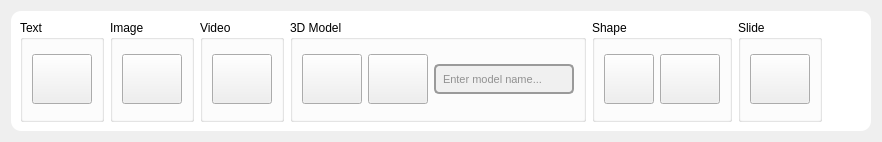
           <widget class="QWidget" name="insertionTab">
            <property name="sizePolicy">
             <sizepolicy hsizetype="Expanding" vsizetype="Preferred">
              <horstretch>0</horstretch>
              <verstretch>0</verstretch>
             </sizepolicy>
            </property>
            <property name="whatsThis">
             <string>&lt;html&gt;&lt;head/&gt;&lt;body&gt;&lt;p&gt;&lt;br/&gt;&lt;/p&gt;&lt;/body&gt;&lt;/html&gt;</string>
            </property>
            <property name="layoutDirection">
             <enum>Qt::LeftToRight</enum>
            </property>
            <attribute name="title">
             <string>     Insert       </string>
            </attribute>
            <layout class="QHBoxLayout" name="horizontalLayout_7">
             <item>
              <widget class="QFrame" name="frame_3">
               <property name="sizePolicy">
                <sizepolicy hsizetype="Expanding" vsizetype="Fixed">
                 <horstretch>0</horstretch>
                 <verstretch>0</verstretch>
                </sizepolicy>
               </property>
               <property name="minimumSize">
                <size>
                 <width>0</width>
                 <height>120</height>
                </size>
               </property>
               <property name="maximumSize">
                <size>
                 <width>16777215</width>
                 <height>120</height>
                </size>
               </property>
               <property name="styleSheet">
                <string notr="true">QFrame{
background-color:rgb(255, 255, 255);
border-radius:10;
}</string>
               </property>
               <property name="frameShape">
                <enum>QFrame::StyledPanel</enum>
               </property>
               <property name="frameShadow">
                <enum>QFrame::Raised</enum>
               </property>
               <layout class="QHBoxLayout" name="horizontalLayout_13">
                <item>
                 <widget class="QGroupBox" name="textGroupBox">
                  <property name="title">
                   <string>Text</string>
                  </property>
                  <layout class="QHBoxLayout" name="horizontalLayout_14">
                   <item>
                    <widget class="QPushButton" name="insertTextButton">
                     <property name="sizePolicy">
                      <sizepolicy hsizetype="Fixed" vsizetype="Fixed">
                       <horstretch>0</horstretch>
                       <verstretch>0</verstretch>
                      </sizepolicy>
                     </property>
                     <property name="minimumSize">
                      <size>
                       <width>60</width>
                       <height>40</height>
                      </size>
                     </property>
                     <property name="maximumSize">
                      <size>
                       <width>60</width>
                       <height>50</height>
                      </size>
                     </property>
                     <property name="toolTip">
                      <string>insert text zone</string>
                     </property>
                     <property name="text">
                      <string/>
                     </property>
                     <property name="icon">
                      <iconset resource="resources.qrc">
                       <normaloff>:/Icons/Icons/font.svg</normaloff>:/Icons/Icons/font.svg</iconset>
                     </property>
                     <property name="iconSize">
                      <size>
                       <width>45</width>
                       <height>45</height>
                      </size>
                     </property>
                    </widget>
                   </item>
                  </layout>
                 </widget>
                </item>
                <item>
                 <widget class="QGroupBox" name="imageGroupBox">
                  <property name="title">
                   <string>Image</string>
                  </property>
                  <layout class="QHBoxLayout" name="horizontalLayout_15">
                   <item>
                    <widget class="QPushButton" name="insertImageButton">
                     <property name="sizePolicy">
                      <sizepolicy hsizetype="Fixed" vsizetype="Fixed">
                       <horstretch>0</horstretch>
                       <verstretch>0</verstretch>
                      </sizepolicy>
                     </property>
                     <property name="minimumSize">
                      <size>
                       <width>60</width>
                       <height>50</height>
                      </size>
                     </property>
                     <property name="maximumSize">
                      <size>
                       <width>60</width>
                       <height>50</height>
                      </size>
                     </property>
                     <property name="toolTip">
                      <string>Insert image</string>
                     </property>
                     <property name="text">
                      <string/>
                     </property>
                     <property name="icon">
                      <iconset resource="resources.qrc">
                       <normaloff>:/Icons/Icons/Image.svg</normaloff>:/Icons/Icons/Image.svg</iconset>
                     </property>
                     <property name="iconSize">
                      <size>
                       <width>45</width>
                       <height>45</height>
                      </size>
                     </property>
                    </widget>
                   </item>
                  </layout>
                 </widget>
                </item>
                <item>
                 <widget class="QGroupBox" name="videoGroupBox">
                  <property name="title">
                   <string>Video</string>
                  </property>
                  <layout class="QHBoxLayout" name="horizontalLayout_16">
                   <item>
                    <widget class="QPushButton" name="insertVideoButton">
                     <property name="sizePolicy">
                      <sizepolicy hsizetype="Fixed" vsizetype="Fixed">
                       <horstretch>0</horstretch>
                       <verstretch>0</verstretch>
                      </sizepolicy>
                     </property>
                     <property name="minimumSize">
                      <size>
                       <width>60</width>
                       <height>50</height>
                      </size>
                     </property>
                     <property name="maximumSize">
                      <size>
                       <width>60</width>
                       <height>50</height>
                      </size>
                     </property>
                     <property name="toolTip">
                      <string>Insert video</string>
                     </property>
                     <property name="text">
                      <string/>
                     </property>
                     <property name="icon">
                      <iconset resource="resources.qrc">
                       <normaloff>:/Icons/Icons/video.svg</normaloff>:/Icons/Icons/video.svg</iconset>
                     </property>
                     <property name="iconSize">
                      <size>
                       <width>45</width>
                       <height>45</height>
                      </size>
                     </property>
                    </widget>
                   </item>
                  </layout>
                 </widget>
                </item>
                <item>
                 <widget class="QGroupBox" name="modelGroupBox">
                  <property name="title">
                   <string>3D Model</string>
                  </property>
                  <layout class="QHBoxLayout" name="horizontalLayout_17">
                   <item>
                    <widget class="QPushButton" name="insertModelButton">
                     <property name="sizePolicy">
                      <sizepolicy hsizetype="Fixed" vsizetype="Fixed">
                       <horstretch>0</horstretch>
                       <verstretch>0</verstretch>
                      </sizepolicy>
                     </property>
                     <property name="minimumSize">
                      <size>
                       <width>60</width>
                       <height>50</height>
                      </size>
                     </property>
                     <property name="maximumSize">
                      <size>
                       <width>60</width>
                       <height>50</height>
                      </size>
                     </property>
                     <property name="toolTip">
                      <string>Insert 3D model</string>
                     </property>
                     <property name="text">
                      <string/>
                     </property>
                     <property name="icon">
                      <iconset resource="resources.qrc">
                       <normaloff>:/Icons/Icons/3d-modeling.svg</normaloff>:/Icons/Icons/3d-modeling.svg</iconset>
                     </property>
                     <property name="iconSize">
                      <size>
                       <width>45</width>
                       <height>45</height>
                      </size>
                     </property>
                    </widget>
                   </item>
                   <item>
                    <widget class="QPushButton" name="insertTextureButton">
                     <property name="sizePolicy">
                      <sizepolicy hsizetype="Fixed" vsizetype="Fixed">
                       <horstretch>0</horstretch>
                       <verstretch>0</verstretch>
                      </sizepolicy>
                     </property>
                     <property name="minimumSize">
                      <size>
                       <width>60</width>
                       <height>50</height>
                      </size>
                     </property>
                     <property name="maximumSize">
                      <size>
                       <width>60</width>
                       <height>50</height>
                      </size>
                     </property>
                     <property name="toolTip">
                      <string>Insert texture</string>
                     </property>
                     <property name="text">
                      <string/>
                     </property>
                     <property name="icon">
                      <iconset resource="resources.qrc">
                       <normaloff>:/Icons/Icons/chess-board.svg</normaloff>:/Icons/Icons/chess-board.svg</iconset>
                     </property>
                     <property name="iconSize">
                      <size>
                       <width>45</width>
                       <height>45</height>
                      </size>
                     </property>
                    </widget>
                   </item>
                   <item>
                    <widget class="QLineEdit" name="modelNameLineEdit">
                     <property name="sizePolicy">
                      <sizepolicy hsizetype="Minimum" vsizetype="Fixed">
                       <horstretch>0</horstretch>
                       <verstretch>0</verstretch>
                      </sizepolicy>
                     </property>
                     <property name="minimumSize">
                      <size>
                       <width>140</width>
                       <height>0</height>
                      </size>
                     </property>
                     <property name="sizeIncrement">
                      <size>
                       <width>0</width>
                       <height>0</height>
                      </size>
                     </property>
                     <property name="baseSize">
                      <size>
                       <width>0</width>
                       <height>0</height>
                      </size>
                     </property>
                     <property name="font">
                      <font>
                       <pointsize>8</pointsize>
                      </font>
                     </property>
                     <property name="styleSheet">
                      <string notr="true">QLineEdit {
    border: 2px solid rgb(154, 154, 154);
    border-radius: 5px;
    padding: 5px;
    background-color: rgb(240, 240, 240); /* Light background */
    color: rgb(50, 50, 50); /* Text color */
}

QLineEdit:hover {
    border-color: rgb(100, 100, 100); /* Darker border on hover */
    background-color: rgb(245, 245, 245);
}

QLineEdit:focus {
    border-color: rgb(80, 80, 80); /* Focus border color */
    background-color: rgb(255, 255, 255); /* Lighter background on focus */
}
</string>
                     </property>
                     <property name="placeholderText">
                      <string>Enter model name...</string>
                     </property>
                    </widget>
                   </item>
                  </layout>
                 </widget>
                </item>
                <item>
                 <widget class="QGroupBox" name="shapeGroupBox">
                  <property name="title">
                   <string>Shape</string>
                  </property>
                  <layout class="QHBoxLayout" name="horizontalLayout_18">
                   <item>
                    <widget class="QToolButton" name="toolButton">
                     <property name="minimumSize">
                      <size>
                       <width>50</width>
                       <height>50</height>
                      </size>
                     </property>
                     <property name="maximumSize">
                      <size>
                       <width>50</width>
                       <height>50</height>
                      </size>
                     </property>
                     <property name="text">
                      <string/>
                     </property>
                     <property name="icon">
                      <iconset resource="resources.qrc">
                       <normaloff>:/Icons/Icons/shapes.svg</normaloff>:/Icons/Icons/shapes.svg</iconset>
                     </property>
                     <property name="iconSize">
                      <size>
                       <width>40</width>
                       <height>40</height>
                      </size>
                     </property>
                    </widget>
                   </item>
                   <item>
                    <widget class="QPushButton" name="layerButton">
                     <property name="sizePolicy">
                      <sizepolicy hsizetype="Fixed" vsizetype="Fixed">
                       <horstretch>0</horstretch>
                       <verstretch>0</verstretch>
                      </sizepolicy>
                     </property>
                     <property name="minimumSize">
                      <size>
                       <width>60</width>
                       <height>50</height>
                      </size>
                     </property>
                     <property name="maximumSize">
                      <size>
                       <width>60</width>
                       <height>50</height>
                      </size>
                     </property>
                     <property name="toolTip">
                      <string>Arrange shapes</string>
                     </property>
                     <property name="text">
                      <string/>
                     </property>
                     <property name="icon">
                      <iconset resource="resources.qrc">
                       <normaloff>:/Icons/Icons/layers (1).svg</normaloff>:/Icons/Icons/layers (1).svg</iconset>
                     </property>
                     <property name="iconSize">
                      <size>
                       <width>45</width>
                       <height>45</height>
                      </size>
                     </property>
                    </widget>
                   </item>
                  </layout>
                 </widget>
                </item>
                <item>
                 <widget class="QGroupBox" name="slideGroupBox">
                  <property name="title">
                   <string>Slide</string>
                  </property>
                  <layout class="QHBoxLayout" name="horizontalLayout_19">
                   <item>
                    <widget class="QPushButton" name="insertSlideButton">
                     <property name="sizePolicy">
                      <sizepolicy hsizetype="Fixed" vsizetype="Fixed">
                       <horstretch>0</horstretch>
                       <verstretch>0</verstretch>
                      </sizepolicy>
                     </property>
                     <property name="minimumSize">
                      <size>
                       <width>60</width>
                       <height>50</height>
                      </size>
                     </property>
                     <property name="maximumSize">
                      <size>
                       <width>60</width>
                       <height>50</height>
                      </size>
                     </property>
                     <property name="toolTip">
                      <string>Insert slide</string>
                     </property>
                     <property name="text">
                      <string/>
                     </property>
                     <property name="icon">
                      <iconset resource="resources.qrc">
                       <normaloff>:/Icons/Icons/slides.svg</normaloff>:/Icons/Icons/slides.svg</iconset>
                     </property>
                     <property name="iconSize">
                      <size>
                       <width>45</width>
                       <height>45</height>
                      </size>
                     </property>
                    </widget>
                   </item>
                  </layout>
                 </widget>
                </item>
                <item>
                 <spacer name="horizontalSpacer_5">
                  <property name="orientation">
                   <enum>Qt::Horizontal</enum>
                  </property>
                  <property name="sizeHint" stdset="0">
                   <size>
                    <width>40</width>
                    <height>20</height>
                   </size>
                  </property>
                 </spacer>
                </item>
               </layout>
              </widget>
             </item>
            </layout>
           </widget>
